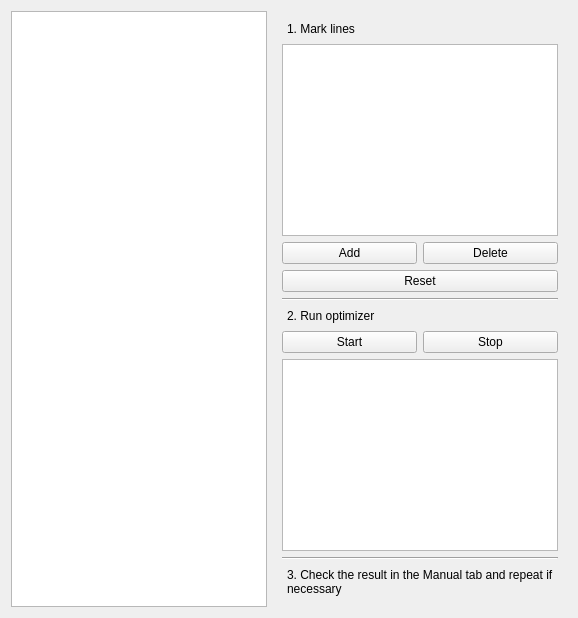
      <widget class="QWidget" name="line_based_tab">
       <attribute name="title">
        <string>Line-based</string>
       </attribute>
       <layout class="QVBoxLayout" name="verticalLayout_7">
        <item>
         <layout class="QHBoxLayout" name="horizontalLayout_3" stretch="0,4">
          <property name="sizeConstraint">
           <enum>QLayout::SetDefaultConstraint</enum>
          </property>
          <item>
           <widget class="LineBasedView" name="viewLineBased">
            <property name="mouseTracking">
             <bool>true</bool>
            </property>
            <property name="dragMode">
             <enum>QGraphicsView::NoDrag</enum>
            </property>
           </widget>
          </item>
          <item>
           <widget class="QWidget" name="widget" native="true">
            <property name="maximumSize">
             <size>
              <width>400</width>
              <height>16777215</height>
             </size>
            </property>
            <layout class="QVBoxLayout" name="verticalLayout_10" stretch="0,0,0,0,0,0,0,0,0,0">
             <item>
              <widget class="QLabel" name="label_12">
               <property name="styleSheet">
                <string notr="true">padding: 2px;</string>
               </property>
               <property name="text">
                <string>1. Mark lines</string>
               </property>
               <property name="alignment">
                <set>Qt::AlignLeading|Qt::AlignLeft|Qt::AlignVCenter</set>
               </property>
              </widget>
             </item>
             <item>
              <widget class="QListWidget" name="listLineBased">
               <property name="minimumSize">
                <size>
                 <width>200</width>
                 <height>0</height>
                </size>
               </property>
              </widget>
             </item>
             <item>
              <layout class="QHBoxLayout" name="horizontalLayout_4">
               <item>
                <widget class="QPushButton" name="butAddLine">
                 <property name="text">
                  <string>Add</string>
                 </property>
                </widget>
               </item>
               <item>
                <widget class="QPushButton" name="butDelLine">
                 <property name="text">
                  <string>Delete</string>
                 </property>
                </widget>
               </item>
              </layout>
             </item>
             <item>
              <widget class="QPushButton" name="butResetLines">
               <property name="text">
                <string>Reset</string>
               </property>
              </widget>
             </item>
             <item>
              <widget class="Line" name="line_6">
               <property name="orientation">
                <enum>Qt::Horizontal</enum>
               </property>
              </widget>
             </item>
             <item>
              <widget class="QLabel" name="label_17">
               <property name="styleSheet">
                <string notr="true">padding: 2px;</string>
               </property>
               <property name="text">
                <string>2. Run optimizer</string>
               </property>
               <property name="alignment">
                <set>Qt::AlignLeading|Qt::AlignLeft|Qt::AlignVCenter</set>
               </property>
              </widget>
             </item>
             <item>
              <layout class="QHBoxLayout" name="horizontalLayout_5">
               <item>
                <widget class="QPushButton" name="butLineBasedStart">
                 <property name="text">
                  <string>Start</string>
                 </property>
                </widget>
               </item>
               <item>
                <widget class="QPushButton" name="butLineBasedStop">
                 <property name="text">
                  <string>Stop</string>
                 </property>
                </widget>
               </item>
              </layout>
             </item>
             <item>
              <widget class="QPlainTextEdit" name="textLineBasedOut"/>
             </item>
             <item>
              <widget class="Line" name="line_7">
               <property name="orientation">
                <enum>Qt::Horizontal</enum>
               </property>
              </widget>
             </item>
             <item>
              <widget class="QLabel" name="label_36">
               <property name="styleSheet">
                <string notr="true">padding: 2px;</string>
               </property>
               <property name="text">
                <string>3. Check the result in the Manual tab and repeat if necessary</string>
               </property>
               <property name="wordWrap">
                <bool>true</bool>
               </property>
              </widget>
             </item>
            </layout>
           </widget>
          </item>
         </layout>
        </item>
       </layout>
      </widget>
